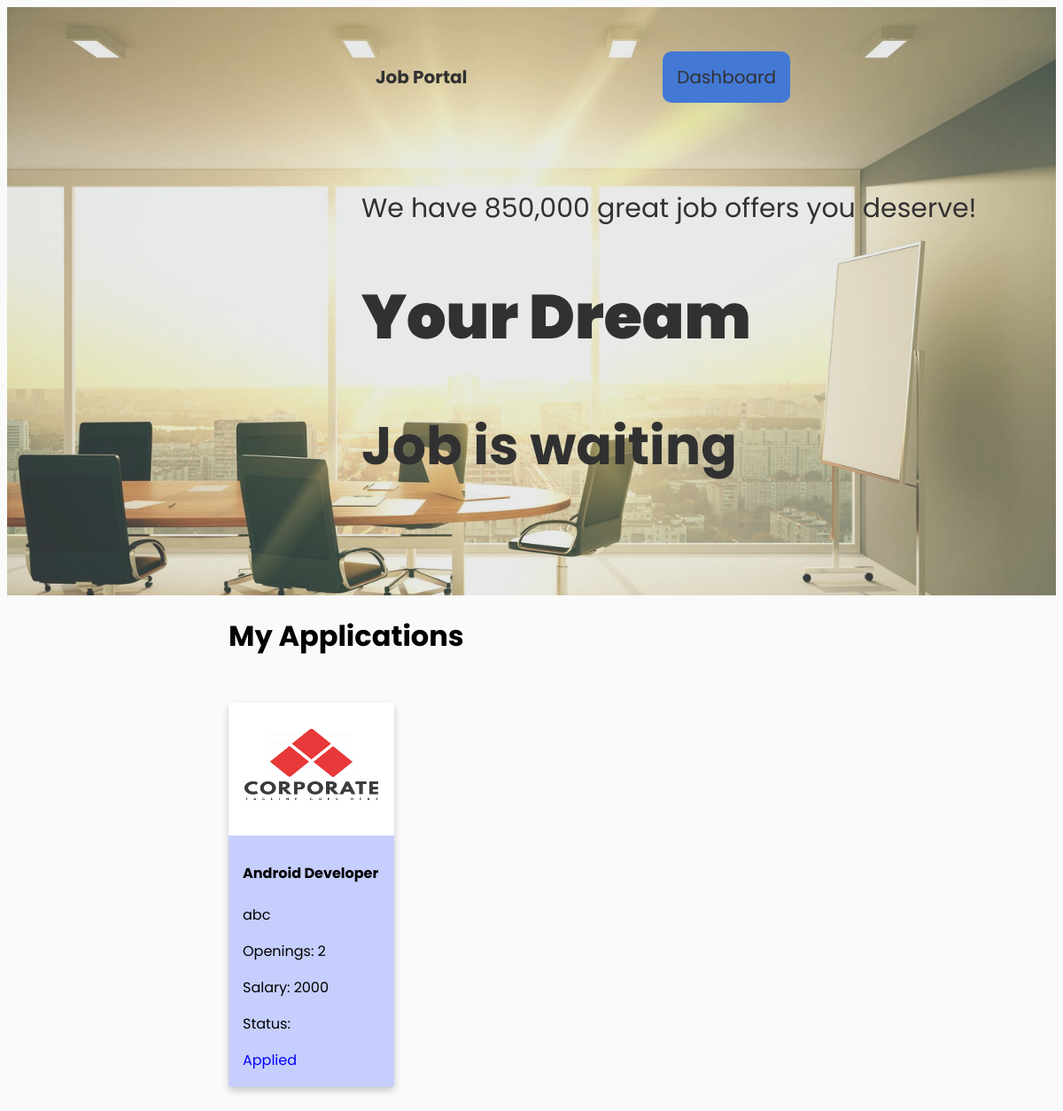
/my_applications.php (signed in), run on an earlier commit of the app's database.
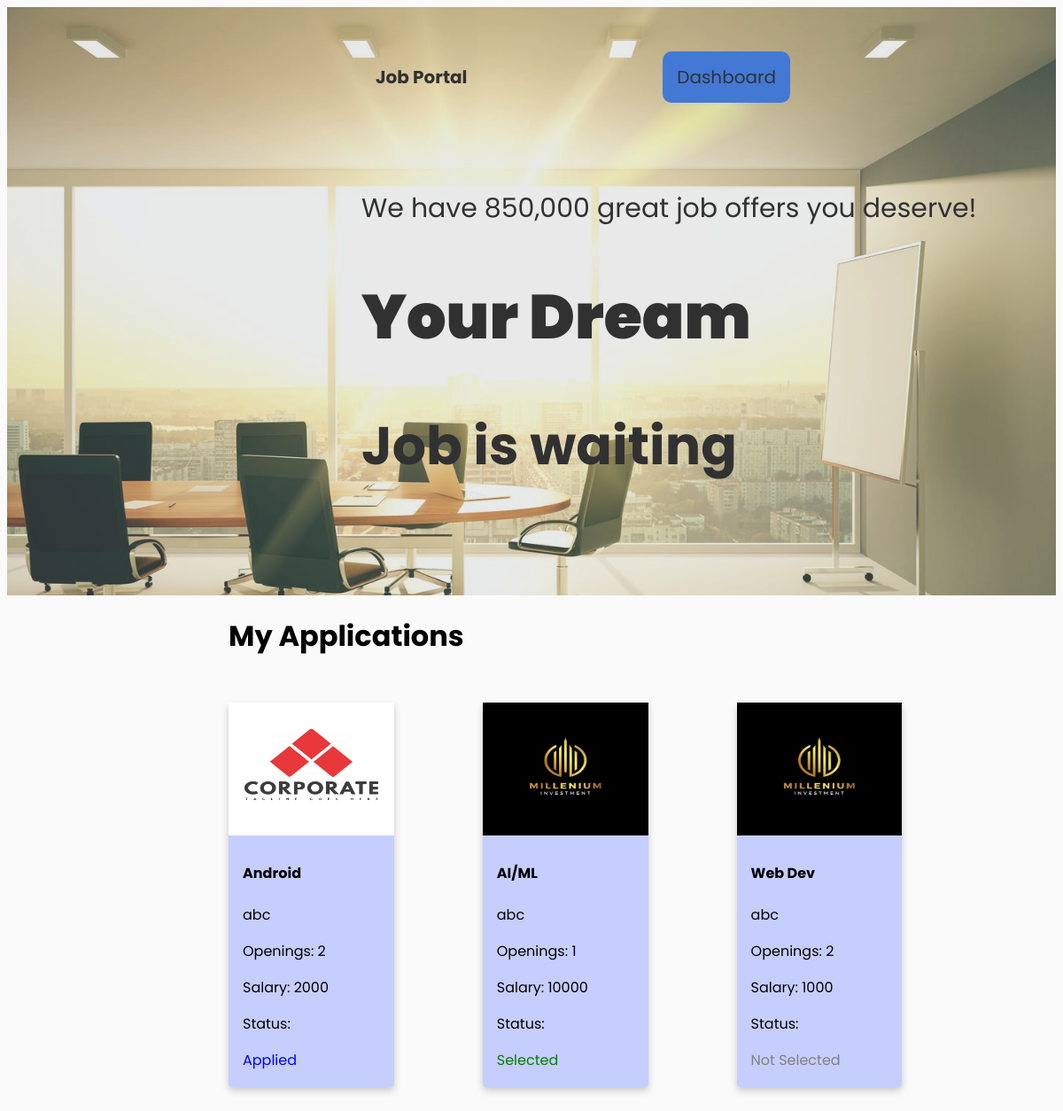
And on a later commit of the database.
### tables this page shows
CREATE TABLE `applicant` (
  `job_post_id` int(11) NOT NULL,
  `user_id` int(11) NOT NULL,
  `status` varchar(50) NOT NULL
);

CREATE TABLE `company` (
  `id` int(11) NOT NULL,
  `name` varchar(100) NOT NULL,
  `description` varchar(500) NOT NULL,
  `country` varchar(50) NOT NULL,
  `stream` varchar(100) NOT NULL,
  `website` varchar(200) NOT NULL,
  `date` varchar(50) NOT NULL,
  `email` varchar(100) NOT NULL,
  `phone` varchar(10) NOT NULL,
  `password` varchar(50) NOT NULL,
  `photo` varchar(200) NOT NULL,
  `form_doc` varchar(200) NOT NULL,
  `verified` int(11) NOT NULL
);

CREATE TABLE `jobs` (
  `job_id` int(11) NOT NULL,
  `creator_email` varchar(100) NOT NULL,
  `job_title` varchar(100) NOT NULL,
  `description` varchar(200) NOT NULL,
  `country` varchar(50) NOT NULL,
  `state` varchar(50) NOT NULL,
  `city` varchar(50) NOT NULL,
  `openings` int(11) NOT NULL,
  `salary` bigint(20) NOT NULL
);

### my_applications.php (the view, shortened to what this page needs)
<!DOCTYPE html>
<html lang="en">
<head>
  <link rel="stylesheet" href="css/style.css">
  <link rel="stylesheet" href="css/seeker.css">
  <link rel="stylesheet" type="text/css" href="fonts/Linearicons-Free-v1.0.0/icon-font.min.css">
  <link rel="stylesheet" href="https://cdnjs.cloudflare.com/ajax/libs/font-awesome/4.7.0/css/font-awesome.min.css">
</head>
<header>
  <div id='wrap'>
    <br><br>
    <div class="topnav">
      <div class="topnav-left">
        <a href="seeker_dashboard.php" class="active">Job Portal</a>
      </div>
      <div class="navbar">
        <a href="seeker_dashboard.php" style="background-color: #1963E4; border-radius: 10px;">Dashboard</a>
      </div>
    </div>
    <div id='main'>
      <br><br><br><br><br>
      <p id='p1'>We have 850,000 great job offers you deserve!</p>
      <h1 id="dream">Your Dream</h1>
      <h1 id="wait">Job is waiting</h1>
    </div>
    <br>
  </div>
</header>
<body id="bod">
  <div id="posts">
    <h1>My Applications</h1>
    <?php
    $conn = mysqli_connect('localhost', 'root', '', 'job_portal');
    $query = mysqli_query($conn, "select j.job_title, j.creator_email, j.description, j.openings, j.salary,
    a.status from job_seeker s, jobs j, applicant a
    where a.user_id=s.id and a.job_post_id=j.job_id");
    while ($row = mysqli_fetch_array($query)) {
      $creator = $row['creator_email'];
      $query1 = mysqli_query($conn, "select photo from company where email='$creator'");
      $path = mysqli_fetch_array($query1);
    ?>
      <div class="post-card">
        <img id="image" src="<?php echo $path[0] ?>">
        <div class="container">
          <h4><b><?php echo $row['job_title'] ?></b></h4>
          <p><?php echo $row['description'] ?></p>
          <p>Openings: <?php echo $row['openings'] ?></p>
          <p>Salary: <?php echo $row['salary'] ?></p>
          <p>Status:</p>
          <?php if ($row['status']=='selected'){?>
            <p style="color:green">Selected</p>
          <?php } elseif($row['status']=='applied') { ?>
            <p style="color:blue">Applied</p>
          <?php } else {?>
            <p style="color:gray">Not Selected</p>
          <?php } ?>
        </div>
      </div>
    <?php  } ?>
  </div>
</body>

### css/style.css (style rules this page uses)
body { background-color: #fafafa; font-family :'Poppins'; }
#main { margin-left: 400px; text-align: left; }
#wrap { text-align: center; background-size: 100%; background-image: url("/ip/img/bg_4.jpeg"); filter: brightness(90%); opacity: 0.8; height: auto; padding-bottom: 5%; }
#dream { font-size: 70px; color: black; font-weight: 900; font-family: 'Poppins'; }
#wait { font-size: 60px; color: black; font-family: 'Poppins'; }
#p1 { font-size: 30px; color: black }
.topnav { position: relative; overflow: visible; }
.topnav a { float: left; color:black; text-align: center; padding: 14px 16px; text-decoration: none; font-size: 20px; }
.topnav a.active { font-weight: bolder; color: black; }
.navbar { float: right; margin-right: 300px; }
.topnav-left { float: left; margin-left: 400px; }
.container { float: left; padding: 2px 16px; }

### css/seeker.css (style rules this page uses)
* { font-family: 'Poppins'; }
.navbar { overflow: hidden; float: right; margin-right: 300px; }
#posts { margin-left: 250px; margin-top: 10px; }
.post-card { box-shadow: 0 4px 8px 0 rgba(0,0,0,0.2); transition: 0.3s; float: left; width: 20%; height: 20%; margin-right: 100px; margin-top: 30px; margin-bottom: 30px; background-color: #C6CEFD; border-radius: 4px; }
#image { width: 100%; height: 150px; }

What changed in the data, as far as the page shows it:
changed through a linked row, applicant: job_post_id.job_title "Android Developer" → "Android"
added applicant: company.photo (picture), job_post_id.job_title "AI/ML", job_post_id.description "abc", job_post_id.openings "1", job_post_id.salary "10000", status "Selected"
added applicant: company.photo (picture), job_post_id.job_title "Web Dev", job_post_id.description "abc", job_post_id.openings "2", job_post_id.salary "1000", status "Not Selected"
